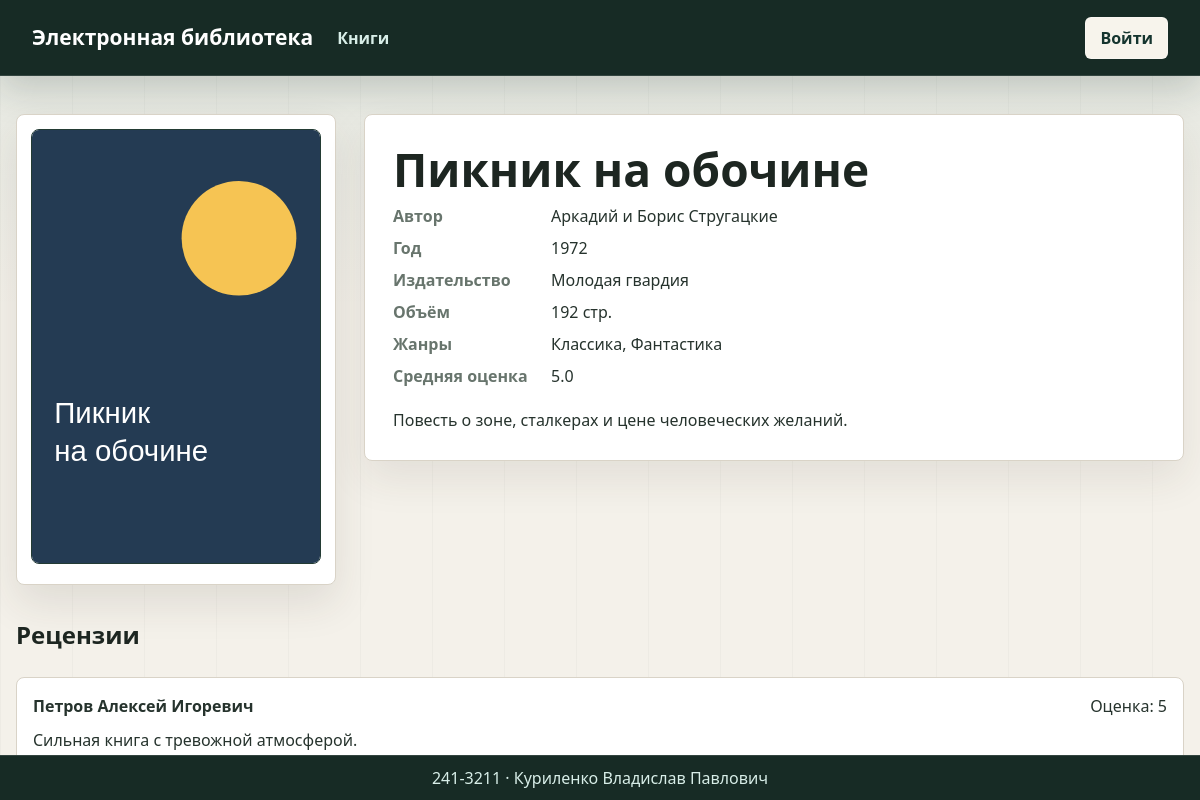
Screenshot of /books/1 with the database file from the repository.
### app.py (models this page shows, shortened)
class Cover(db.Model):
    __tablename__ = "covers"
    id = db.Column(db.Integer, primary_key=True)
    filename = db.Column(db.String(255), nullable=False)
    mime_type = db.Column(db.String(120), nullable=False)
    md5_hash = db.Column(db.String(32), nullable=False)
    book_id = db.Column(db.Integer, db.ForeignKey("books.id", ondelete="CASCADE"), nullable=False, unique=True)
    book = db.relationship("Book", back_populates="cover")

class Book(db.Model):
    __tablename__ = "books"
    id = db.Column(db.Integer, primary_key=True)
    title = db.Column(db.String(255), nullable=False)
    short_description = db.Column(db.Text, nullable=False)
    year = db.Column(db.Integer, nullable=False)
    publisher = db.Column(db.String(255), nullable=False)
    author = db.Column(db.String(255), nullable=False)
    page_count = db.Column(db.Integer, nullable=False)
    created_at = db.Column(db.DateTime, nullable=False, default=datetime.utcnow)
    genres = db.relationship("Genre", secondary=book_genres, backref=db.backref("books", lazy="dynamic"))
    cover = db.relationship("Cover", back_populates="book", cascade="all, delete-orphan", uselist=False)
    reviews = db.relationship("Review", back_populates="book", cascade="all, delete-orphan")
    @property
    def approved_reviews(self):
        return [review for review in self.reviews if review.status and review.status.name == "одобрена"]
    @property
    def average_rating(self):
        reviews = self.approved_reviews
        if not reviews:
            return None
        return round(sum(review.rating for review in reviews) / len(reviews), 1)

class ReviewStatus(db.Model):
    __tablename__ = "review_statuses"
    id = db.Column(db.Integer, primary_key=True)
    name = db.Column(db.String(80), nullable=False, unique=True)

class Review(db.Model):
    __tablename__ = "reviews"
    id = db.Column(db.Integer, primary_key=True)
    book_id = db.Column(db.Integer, db.ForeignKey("books.id", ondelete="CASCADE"), nullable=False)
    user_id = db.Column(db.Integer, db.ForeignKey("users.id", ondelete="CASCADE"), nullable=False)
    rating = db.Column(db.Integer, nullable=False)
    text = db.Column(db.Text, nullable=False)
    created_at = db.Column(db.DateTime, nullable=False, default=datetime.utcnow)
    status_id = db.Column(db.Integer, db.ForeignKey("review_statuses.id"), nullable=False)
    book = db.relationship("Book", back_populates="reviews")
    user = db.relationship("User", back_populates="reviews")
    status = db.relationship("ReviewStatus")
    __table_args__ = (db.UniqueConstraint("book_id", "user_id", name="uq_review_book_user"),)

class User(UserMixin, db.Model):
    __tablename__ = "users"
    id = db.Column(db.Integer, primary_key=True)
    login = db.Column(db.String(80), nullable=False, unique=True)
    password_hash = db.Column(db.String(255), nullable=False)
    last_name = db.Column(db.String(120), nullable=False)
    first_name = db.Column(db.String(120), nullable=False)
    middle_name = db.Column(db.String(120))
    role_id = db.Column(db.Integer, db.ForeignKey("roles.id"), nullable=False)
    role = db.relationship("Role", back_populates="users")
    reviews = db.relationship("Review", back_populates="user", cascade="all, delete-orphan")
    @property
    def full_name(self):
        parts = [self.last_name, self.first_name, self.middle_name]
        return " ".join(part for part in parts if part)

### app.py (the view)
    @app.route("/books/<int:book_id>")
    def book_detail(book_id):
        book = db.get_or_404(Book, book_id)
        approved_reviews = Review.query.join(ReviewStatus).filter(
            Review.book_id == book.id,
            ReviewStatus.name == "одобрена",
        ).order_by(Review.created_at.desc()).all()
        own_review = None
        if current_user.is_authenticated:
            own_review = Review.query.filter_by(book_id=book.id, user_id=current_user.id).first()
        return render_template(
            "book_detail.html",
            book=book,
            approved_reviews=approved_reviews,
            own_review=own_review,
        )

### app.py (called while the page is built)
def register_filters(app):
    @app.template_filter("markdown")
    def markdown_filter(text):
        html = markdown.markdown(text or "", extensions=["extra", "nl2br"])
        return bleach.clean(
            html,
            tags=bleach.sanitizer.ALLOWED_TAGS
            | {"p", "br", "pre", "code", "h1", "h2", "h3", "ul", "ol", "li"},
            attributes=bleach.sanitizer.ALLOWED_ATTRIBUTES,
        )

### templates/book_detail.html (shortened to what this page needs)
{% extends "base.html" %}
{% block content %}
<article class="book-layout">
  <aside class="cover-panel">
    {% if book.cover %}
      <img src="{{ url_for('cover_file', filename=book.cover.filename) }}" alt="Обложка книги {{ book.title }}">
    {% endif %}
  </aside>
  <section class="book-info">
    <h1>{{ book.title }}</h1>
    <dl>
      <dt>Автор</dt><dd>{{ book.author }}</dd>
      <dt>Год</dt><dd>{{ book.year }}</dd>
      <dt>Издательство</dt><dd>{{ book.publisher }}</dd>
      <dt>Объём</dt><dd>{{ book.page_count }} стр.</dd>
      <dt>Жанры</dt><dd>{{ book.genres|map(attribute='name')|join(', ') }}</dd>
      <dt>Средняя оценка</dt><dd>{{ book.average_rating if book.average_rating is not none else '—' }}</dd>
    </dl>
    <div class="markdown-body">{{ book.short_description|markdown|safe }}</div>
  </section>
</article>
<section class="reviews">
  <div class="section-head">
    <h2>Рецензии</h2>
  </div>
  {% for review in approved_reviews %}
    <article class="review">
      <header>
        <strong>{{ review.user.full_name }}</strong>
        <span>Оценка: {{ review.rating }}</span>
      </header>
      <div class="markdown-body">{{ review.text|markdown|safe }}</div>
    </article>
  {% else %}
    <p class="muted">Одобренных рецензий пока нет.</p>
  {% endfor %}
</section>
{% endblock %}

### templates/base.html (shortened to what this page needs)
<!doctype html>
<html lang="ru">
<head>
  <link rel="stylesheet" href="{{ url_for('static', filename='css/styles.css') }}">
</head>
<body>
  <header class="topbar">
    <a class="brand" href="{{ url_for('index') }}">Электронная библиотека</a>
    <nav class="nav">
      <a href="{{ url_for('index') }}">Книги</a>
    </nav>
    <div class="account">
      {% if current_user.is_authenticated %}
        <span>{{ current_user.full_name }}</span>
        <a class="button ghost" href="{{ url_for('logout') }}">Выйти</a>
      {% else %}
        <a class="button" href="{{ url_for('login') }}">Войти</a>
      {% endif %}
    </div>
  </header>
  <main class="container">
    {% block content %}{% endblock %}
  </main>
  <footer class="footer">241-3211 · Куриленко Владислав Павлович</footer>
</body>
</html>

### static/css/styles.css (style rules this page uses)
:root { color-scheme: light; --bg: #f4f1ea; --panel: #ffffff; --panel-soft: #fbfaf7; --ink: #1d2621; --text: #26332d; --muted: #68756d; --line: #d9d3c7; --accent: #21756f; --accent-dark: #145650; --accent-soft: #e1f0ed; --gold: #d49a35; --berry: #9d4059; --danger: #b7352c; --success: #207448; --warning: #9a6700; }
* { box-sizing: border-box; }
body { margin: 0; min-height: 100vh; background: linear-gradient(180deg, rgb(33 117 111 / 8%), transparent 310px), repeating-linear-gradient(90deg, rgb(38 51 45 / 3%) 0 1px, transparent 1px 72px), var(--bg); color: var(--text); font: 16px/1.5 system-ui, -apple-system, BlinkMacSystemFont, "Segoe UI", sans-serif; }
a { color: var(--accent); text-decoration: none; }
.topbar { display: flex; align-items: center; gap: 24px; min-height: 76px; padding: 0 32px; border-bottom: 1px solid rgb(255 255 255 / 12%); background: #172b25; color: #fff; box-shadow: 0 14px 36px rgb(23 43 37 / 18%); }
.brand { color: #fff; font-size: 21px; font-weight: 800; letter-spacing: 0; }
.nav { display: flex; flex: 1; gap: 18px; flex-wrap: wrap; }
.nav a { color: #d8eee8; padding: 8px 0; font-weight: 650; }
.account { display: flex; align-items: center; gap: 12px; color: #d8eee8; }
.container { width: min(1180px, calc(100% - 32px)); margin: 38px auto 76px; }
.page-head, .section-head { display: flex; align-items: end; justify-content: space-between; gap: 16px; margin-bottom: 20px; }
h1, h2 { margin: 0 0 8px; line-height: 1.15; }
h1 { color: var(--ink); font-size: clamp(30px, 4vw, 46px); }
h2 { color: var(--ink); }
p { margin-top: 0; }
.button { display: inline-flex; align-items: center; justify-content: center; min-height: 38px; padding: 8px 14px; border: 1px solid var(--accent); border-radius: 6px; background: var(--accent); color: #fff; font: inherit; font-weight: 700; cursor: pointer; white-space: nowrap; }
.topbar .button { border-color: rgb(255 255 255 / 28%); background: #f7f4ec; color: #15352f; }
.book-layout { display: grid; grid-template-columns: minmax(240px, 320px) 1fr; gap: 28px; align-items: start; }
.cover-panel { padding: 14px; border: 1px solid var(--line); border-radius: 8px; background: #fff; box-shadow: 0 18px 42px rgb(55 48 36 / 11%); }
.cover-panel img { width: 100%; aspect-ratio: 2 / 3; object-fit: cover; border-radius: 8px; border: 1px solid #233b34; background: #fff; }
.book-info { padding: 28px; border: 1px solid var(--line); border-radius: 8px; background: var(--panel); box-shadow: 0 18px 42px rgb(55 48 36 / 9%); }
dl { display: grid; grid-template-columns: 140px 1fr; gap: 8px 18px; margin: 0 0 20px; }
dt { color: var(--muted); font-weight: 700; }
dd { margin: 0; }
.reviews { margin-top: 36px; }
.review { padding: 16px; margin-bottom: 14px; border: 1px solid var(--line); border-radius: 8px; background: #fff; }
.review header { display: flex; justify-content: space-between; gap: 16px; margin-bottom: 10px; }
.markdown-body p:last-child { margin-bottom: 0; }
.footer { position: fixed; inset: auto 0 0; padding: 10px 24px; border-top: 1px solid rgb(255 255 255 / 12%); background: #172b25; color: #d8eee8; text-align: center; }

### rows the page displays
Cover: filename (picture)
Book: title "Пикник на обочине", author "Аркадий и Борис Стругацкие", year "1972", publisher "Молодая гвардия", page_count "192", short_description "Повесть о зоне, сталкерах и цене человеческих желаний."
ReviewStatus: name.rating "5.0"
Review: user.full_name "Петров Алексей Игоревич", rating "5", text "Сильная книга с тревожной атмосферой."

### other values shown
{{ book.genres|map(attribute='name')|join(', ') }} "Классика, Фантастика"
